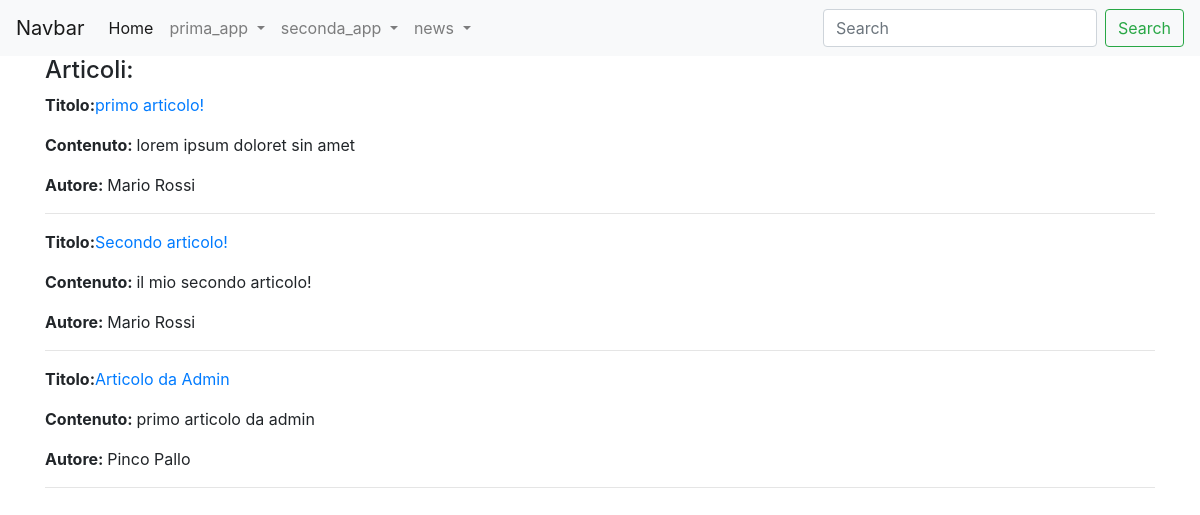
/news/lista_articoli/, run on the app's committed database.
### news/models.py (models this page shows, shortened)
class Articolo (models.Model):
    titolo= models.CharField(max_length=100)
    contenuto= models.TextField()
    giornalista= models.ForeignKey(Giornalista, on_delete=models.CASCADE, related_name="articoli")
    class Meta:
        verbose_name="Articolo"
        verbose_name_plural="Articoli"

class Giornalista(models.Model):
    nome= models.CharField(max_length=20)
    cognome= models.CharField(max_length=20)
    def __str__(self):
        return self.nome + " " + self.cognome
    class Meta:
        verbose_name="Giornalista"
        verbose_name_plural="Giornalisti"

### news/views.py (the view)
# urls.py: path("lista_articoli/", ArticoloListView.as_view(), name="lista_articoli"),
class ArticoloListView(ListView):
    model = Articolo
    template_name = "lista_articoli.html"
    def get_context_data(self, **kwargs):
        context = super().get_context_data(**kwargs)
        context["articoli"] = Articolo.objects.all()
        return context

### news/templates/lista_articoli.html (shortened to what this page needs)
{% extends 'base.html' %}
{% block content %}
    <h4>Articoli:</h4>
    {% for articolo in articoli %}
        <p><strong>Titolo:</strong><a href="/news/articoli/{{ articolo.id}}">{{ articolo.titolo }}</a></p>
        <p><strong>Contenuto: </strong>{{ articolo.contenuto }}</p>
        <p><strong>Autore: </strong>{{ articolo.giornalista }}</p>
        <hr>
    {% endfor %}
{% endblock content %}

### data on the page
Articolo: titolo "primo articolo!", contenuto "lorem ipsum doloret sin amet", giornalista "Mario Rossi"
Articolo: titolo "Secondo articolo!", contenuto "il mio secondo articolo!", giornalista "Mario Rossi"
Articolo: titolo "Articolo da Admin", contenuto "primo articolo da admin", giornalista "Pinco Pallo"
